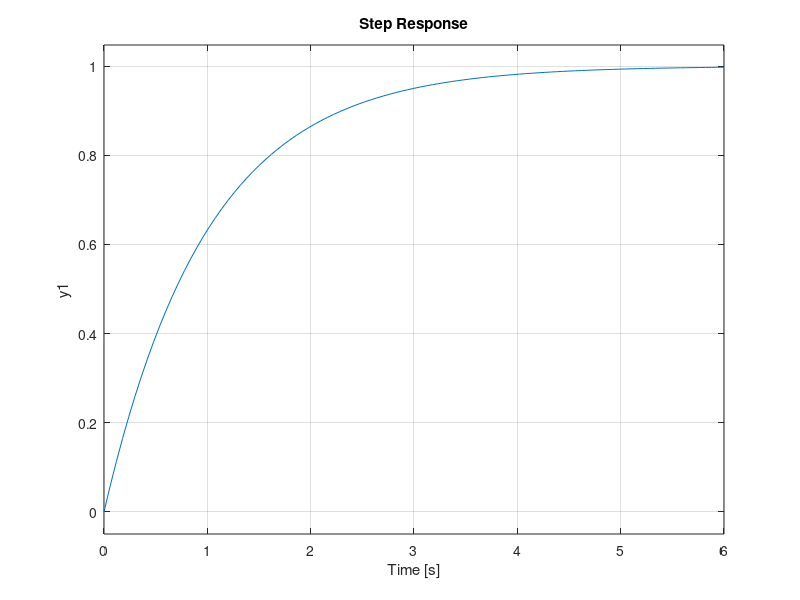

MATLAB code to generate this figure:
%% Laboratory 2 No. 4 - First Order System
% Represents a first-order system.
% G(s) = 1 / s+1
% 

G_num = [1];
G_den = [1 1];
G = tf(G_num, G_den)    

% Step Response

step(G)